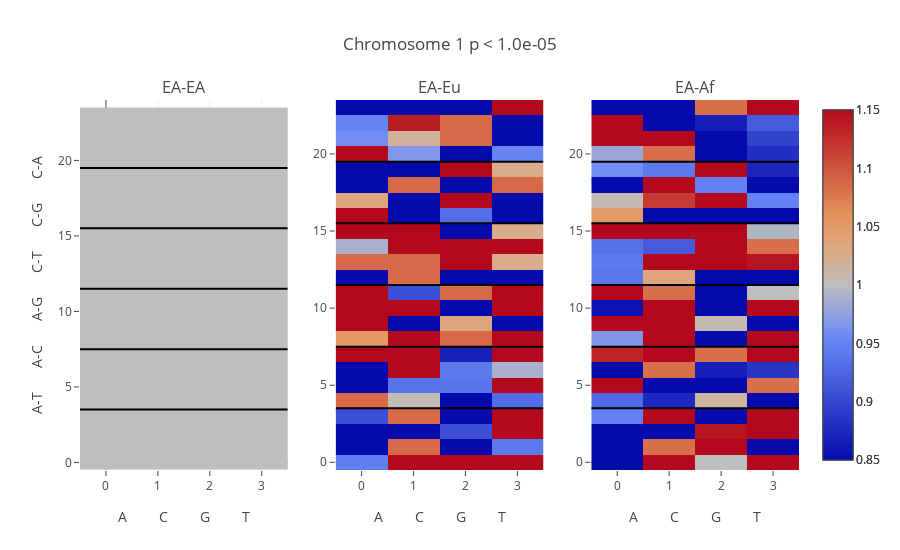

The notebook cell this image was saved under:
### Markdown cell above
## Plot

### Code cell
from plotly.subplots import make_subplots
from plotly import tools

titles= pop_pair_names

Ncols= 3
Nrows= int(len(titles) / float(Ncols)) + (len(titles) % Ncols > 0)

fig_subplots = tools.make_subplots(rows= Nrows, cols=Ncols,
                             subplot_titles=tuple(titles))

#####
for gp in range(len(titles)):

    pos1= int(float(gp) / Ncols) + 1
    pos2= gp - (pos1-1)*Ncols + 1

    title= titles[gp]
    
    ####
    sig_idx= gp
    fig = [go.Heatmap(
        z= [list(x) for x in ratio_grids[sig_idx]],
        zmin= 0.85,
        zmax= 1.15,
        text= labels,
        type = 'heatmap'
    )]

    sig_fig= significant_indices[sig_idx]


    if sum([len(x) for x in sig_fig]):

        fig.append(go.Scatter(x= [int(x) for x in sig_fig[0]], y= [int(x) for x in sig_fig[1]],
         mode='markers',line =dict(color='white',width=3),showlegend= False))
    
    for line in range(1,6):
        fig.append(go.Scatter(x= [-.5,3.5], y= [-.5 + 4 * line] * 2,
             mode='lines',line =dict(color='black',width=2),showlegend= False))
    
    ####

    for trace1 in fig:
        
        fig_subplots.append_trace(trace1, pos1, pos2)
    
    if pos2 == 1:
        fig_subplots.update_yaxes(range=[-.5, 24], row=pos1, col=pos2,
                                  title= 'A-T{}A-C{}A-G{}C-T{}C-G{}C-A'.format(*['\t'*6]*5))
    
    fig_subplots.update_xaxes(title= 'A{}C{}G{}T'.format(*['\t'*8]*3))


layout= go.Layout(
        xaxis=dict(range=[1.5, 4.5]),
        yaxis=dict(range=[1.5, 4.5])
)

fig= go.Figure(data=fig_subplots, layout=layout)
fig["layout"].update(yaxis=dict(range=[-.5,24]))
fig['layout'].update(height= Nrows * 550,width= 900)
fig['layout'].update(title= plot_title)
iplot(fig)

### Figure 1 — Plotly figure (JSON) as saved in the notebook; plotly's stock layout.template omitted (floating-point values rounded to 4 significant figures)
{"data": [{"text": [["AAA_T", "AAC_T", "AAG_T", "AAT_T"], ["CAA_T", "CAC_T", "CAG_T", "CAT_T"], ["GAA_T", "GAC_T", "GAG_T", "GAT_T"], ["TAA_T", "TAC_T", "TAG_T", "TAT_T"], ["AAA_C", "AAC_C", "AAG_C", "AAT_C"], ["CAA_C", "CAC_C", "CAG_C", "CAT_C"], ["GAA_C", "GAC_C", "GAG_C", "GAT_C"], ["TAA_C", "TAC_C", "TAG_C", "TAT_C"], ["AAA_G", "AAC_G", "AAG_G", "AAT_G"], ["CAA_G", "CAC_G", "CAG_G", "CAT_G"], ["GAA_G", "GAC_G", "GAG_G", "GAT_G"], ["TAA_G", "TAC_G", "TAG_G", "TAT_G"], ["ACA_T", "ACC_T", "ACG_T", "ACT_T"], ["CCA_T", "CCC_T", "CCG_T", "CCT_T"], ["GCA_T", "GCC_T", "GCG_T", "GCT_T"], ["TCA_T", "TCC_T", "TCG_T", "TCT_T"], ["ACA_G", "ACC_G", "ACG_G", "ACT_G"], ["CCA_G", "CCC_G", "CCG_G", "CCT_G"], ["GCA_G", "GCC_G", "GCG_G", "GCT_G"], ["TCA_G", "TCC_G", "TCG_G", "TCT_G"], ["ACA_A", "ACC_A", "ACG_A", "ACT_A"], ["CCA_A", "CCC_A", "CCG_A", "CCT_A"], ["GCA_A", "GCC_A", "GCG_A", "GCT_A"], ["TCA_A", "TCC_A", "TCG_A", "TCT_A"]], "type": "heatmap", "uid": "5c24c10b-dad3-477c-9156-dff2f345e848", "xaxis": "x", "yaxis": "y", "z": [[1, 1, 1, 1], [1, 1, 1, 1], [1, 1, 1, 1], [1, 1, 1, 1], [1, 1, 1, 1], [1, 1, 1, 1], [1, 1, 1, 1], [1, 1, 1, 1], [1, 1, 1, 1], [1, 1, 1, 1], [1, 1, 1, 1], [1, 1, 1, 1], [1, 1, 1, 1], [1, 1, 1, 1], [1, 1, 1, 1], [1, 1, 1, 1], [1, 1, 1, 1], [1, 1, 1, 1], [1, 1, 1, 1], [1, 1, 1, 1], [1, 1, 1, 1], [1, 1, 1, 1], [1, 1, 1, 1], [1, 1, 1, 1]], "zmax": 1.15, "zmin": 0.85}, {"line": {"color": "black", "width": 2}, "mode": "lines", "showlegend": false, "type": "scatter", "uid": "036e5b16-6290-4f13-a5af-a7c87f79d6cb", "x": [-0.5, 3.5], "xaxis": "x", "y": [3.5, 3.5], "yaxis": "y"}, {"line": {"color": "black", "width": 2}, "mode": "lines", "showlegend": false, "type": "scatter", "uid": "38788101-6d93-4461-b75f-01ebd598dbb2", "x": [-0.5, 3.5], "xaxis": "x", "y": [7.5, 7.5], "yaxis": "y"}, {"line": {"color": "black", "width": 2}, "mode": "lines", "showlegend": false, "type": "scatter", "uid": "576dd96b-c342-430c-b9d8-62fba3cc2582", "x": [-0.5, 3.5], "xaxis": "x", "y": [11.5, 11.5], "yaxis": "y"}, {"line": {"color": "black", "width": 2}, "mode": "lines", "showlegend": false, "type": "scatter", "uid": "2915c058-b5be-4202-a921-46a6e6d2fb6e", "x": [-0.5, 3.5], "xaxis": "x", "y": [15.5, 15.5], "yaxis": "y"}, {"line": {"color": "black", "width": 2}, "mode": "lines", "showlegend": false, "type": "scatter", "uid": "ba7ee904-fa3a-4489-a42d-bad305f91af7", "x": [-0.5, 3.5], "xaxis": "x", "y": [19.5, 19.5], "yaxis": "y"}, {"text": [["AAA_T", "AAC_T", "AAG_T", "AAT_T"], ["CAA_T", "CAC_T", "CAG_T", "CAT_T"], ["GAA_T", "GAC_T", "GAG_T", "GAT_T"], ["TAA_T", "TAC_T", "TAG_T", "TAT_T"], ["AAA_C", "AAC_C", "AAG_C", "AAT_C"], ["CAA_C", "CAC_C", "CAG_C", "CAT_C"], ["GAA_C", "GAC_C", "GAG_C", "GAT_C"], ["TAA_C", "TAC_C", "TAG_C", "TAT_C"], ["AAA_G", "AAC_G", "AAG_G", "AAT_G"], ["CAA_G", "CAC_G", "CAG_G", "CAT_G"], ["GAA_G", "GAC_G", "GAG_G", "GAT_G"], ["TAA_G", "TAC_G", "TAG_G", "TAT_G"], ["ACA_T", "ACC_T", "ACG_T", "ACT_T"], ["CCA_T", "CCC_T", "CCG_T", "CCT_T"], ["GCA_T", "GCC_T", "GCG_T", "GCT_T"], ["TCA_T", "TCC_T", "TCG_T", "TCT_T"], ["ACA_G", "ACC_G", "ACG_G", "ACT_G"], ["CCA_G", "CCC_G", "CCG_G", "CCT_G"], ["GCA_G", "GCC_G", "GCG_G", "GCT_G"], ["TCA_G", "TCC_G", "TCG_G", "TCT_G"], ["ACA_A", "ACC_A", "ACG_A", "ACT_A"], ["CCA_A", "CCC_A", "CCG_A", "CCT_A"], ["GCA_A", "GCC_A", "GCG_A", "GCT_A"], ["TCA_A", "TCC_A", "TCG_A", "TCT_A"]], "type": "heatmap", "uid": "bd6a3699-9a69-4822-8be3-3f890d665c4d", "xaxis": "x2", "yaxis": "y2", "z": [[0.9467, 1.449, 1.254, 1.398], [0.8152, 1.087, 0.8152, 0.9421], [0.6423, 0.5435, 0.9058, 1.63], [0.9058, 1.087, 0.7764, 1.449], [1.087, 1.003, 0.6794, 0.9317], [0.6341, 0.9388, 0.9388, 1.242], [0.77, 2.053, 0.9421, 0.9882], [1.581, 1.902, 0.8696, 1.708], [1.053, 1.329, 1.087, 1.522], [1.254, 0.7673, 1.035, 0.4941], [1.268, 2.391, 0.7764, 1.812], [1.413, 0.9058, 1.087, 1.254], [0.5797, 1.087, 0.6794, 0.6988], [1.087, 1.087, 1.449, 1.027], [0.9882, 1.421, 1.739, 1.178], [1.413, 1.268, 0.7247, 1.027], [1.223, 0.6689, 0.9317, 0.6522], [1.035, 0.8152, 2.174, 0.7609], [0.8282, 1.087, 0.5435, 1.087], [0.6689, 0.8009, 2.174, 1.027], [1.191, 0.9662, 0.6039, 0.9511], [0.9591, 1.019, 1.087, 0.7943], [0.9511, 1.136, 1.087, 0.8361], [0.6211, 0.5755, 0.7247, 1.545]], "zmax": 1.15, "zmin": 0.85}, {"line": {"color": "black", "width": 2}, "mode": "lines", "showlegend": false, "type": "scatter", "uid": "16c36723-145a-48a0-a09c-4ec272193740", "x": [-0.5, 3.5], "xaxis": "x2", "y": [3.5, 3.5], "yaxis": "y2"}, {"line": {"color": "black", "width": 2}, "mode": "lines", "showlegend": false, "type": "scatter", "uid": "db2e39e8-0e06-4f6e-98b9-60d495b6be1f", "x": [-0.5, 3.5], "xaxis": "x2", "y": [7.5, 7.5], "yaxis": "y2"}, {"line": {"color": "black", "width": 2}, "mode": "lines", "showlegend": false, "type": "scatter", "uid": "00ed79cd-dbfd-4ace-98d9-8a66055bdb6f", "x": [-0.5, 3.5], "xaxis": "x2", "y": [11.5, 11.5], "yaxis": "y2"}, {"line": {"color": "black", "width": 2}, "mode": "lines", "showlegend": false, "type": "scatter", "uid": "7876743c-af49-4fff-8b94-0716618f40e4", "x": [-0.5, 3.5], "xaxis": "x2", "y": [15.5, 15.5], "yaxis": "y2"}, {"line": {"color": "black", "width": 2}, "mode": "lines", "showlegend": false, "type": "scatter", "uid": "0e21d76f-7617-4287-96af-2a56de346fea", "x": [-0.5, 3.5], "xaxis": "x2", "y": [19.5, 19.5], "yaxis": "y2"}, {"text": [["AAA_T", "AAC_T", "AAG_T", "AAT_T"], ["CAA_T", "CAC_T", "CAG_T", "CAT_T"], ["GAA_T", "GAC_T", "GAG_T", "GAT_T"], ["TAA_T", "TAC_T", "TAG_T", "TAT_T"], ["AAA_C", "AAC_C", "AAG_C", "AAT_C"], ["CAA_C", "CAC_C", "CAG_C", "CAT_C"], ["GAA_C", "GAC_C", "GAG_C", "GAT_C"], ["TAA_C", "TAC_C", "TAG_C", "TAT_C"], ["AAA_G", "AAC_G", "AAG_G", "AAT_G"], ["CAA_G", "CAC_G", "CAG_G", "CAT_G"], ["GAA_G", "GAC_G", "GAG_G", "GAT_G"], ["TAA_G", "TAC_G", "TAG_G", "TAT_G"], ["ACA_T", "ACC_T", "ACG_T", "ACT_T"], ["CCA_T", "CCC_T", "CCG_T", "CCT_T"], ["GCA_T", "GCC_T", "GCG_T", "GCT_T"], ["TCA_T", "TCC_T", "TCG_T", "TCT_T"], ["ACA_G", "ACC_G", "ACG_G", "ACT_G"], ["CCA_G", "CCC_G", "CCG_G", "CCT_G"], ["GCA_G", "GCC_G", "GCG_G", "GCT_G"], ["TCA_G", "TCC_G", "TCG_G", "TCT_G"], ["ACA_A", "ACC_A", "ACG_A", "ACT_A"], ["CCA_A", "CCC_A", "CCG_A", "CCT_A"], ["GCA_A", "GCC_A", "GCG_A", "GCT_A"], ["TCA_A", "TCC_A", "TCG_A", "TCT_A"]], "type": "heatmap", "uid": "f19b964f-6db2-4007-9786-a4a81f8fb6b0", "xaxis": "x3", "yaxis": "y3", "z": [[0.8213, 1.746, 1.0, 1.47], [0.8126, 1.083, 1.219, 0.7584], [0.7141, 0.7223, 1.144, 1.174], [0.948, 1.806, 0.8513, 1.399], [0.9287, 0.8751, 1.016, 0.7739], [1.445, 0.7141, 0.788, 1.083], [0.6997, 1.083, 0.8668, 0.8865], [1.133, 1.625, 1.083, 1.78], [0.965, 1.565, 0.8513, 1.734], [1.5, 1.211, 1.006, 0.7634], [0.8577, 1.734, 0.7481, 1.806], [1.354, 1.083, 0.7223, 1.0], [0.939, 1.034, 0.6095, 0.8126], [0.9421, 1.324, 2.167, 1.144], [0.9357, 0.9168, 1.3, 1.083], [2.221, 1.445, 1.264, 0.9932], [1.05, 0.5834, 0.5417, 0.623], [1.006, 1.117, 2.709, 0.948], [0.6449, 1.292, 0.948, 0.7967], [0.9585, 0.9409, 3.792, 0.8728], [0.9803, 1.083, 0.2408, 0.8803], [1.179, 1.151, 0.7584, 0.8959], [1.151, 0.8372, 0.8668, 0.9168], [0.7223, 0.7967, 1.083, 1.369]], "zmax": 1.15, "zmin": 0.85}, {"line": {"color": "black", "width": 2}, "mode": "lines", "showlegend": false, "type": "scatter", "uid": "32830a81-ffda-4bf4-ba21-2464b66a89aa", "x": [-0.5, 3.5], "xaxis": "x3", "y": [3.5, 3.5], "yaxis": "y3"}, {"line": {"color": "black", "width": 2}, "mode": "lines", "showlegend": false, "type": "scatter", "uid": "d63662ee-2e7d-4ff1-bc6f-bed5082d729b", "x": [-0.5, 3.5], "xaxis": "x3", "y": [7.5, 7.5], "yaxis": "y3"}, {"line": {"color": "black", "width": 2}, "mode": "lines", "showlegend": false, "type": "scatter", "uid": "8f3e4174-8bb1-4c63-b507-f03a70b11214", "x": [-0.5, 3.5], "xaxis": "x3", "y": [11.5, 11.5], "yaxis": "y3"}, {"line": {"color": "black", "width": 2}, "mode": "lines", "showlegend": false, "type": "scatter", "uid": "c2c7dd77-d230-4a5e-9821-22d33bd7cede", "x": [-0.5, 3.5], "xaxis": "x3", "y": [15.5, 15.5], "yaxis": "y3"}, {"line": {"color": "black", "width": 2}, "mode": "lines", "showlegend": false, "type": "scatter", "uid": "e090f654-1ae5-454f-82cf-717eb89bc8f0", "x": [-0.5, 3.5], "xaxis": "x3", "y": [19.5, 19.5], "yaxis": "y3"}], "layout": {"annotations": [{"font": {"size": 16}, "showarrow": false, "text": "EA-EA", "x": 0.1444, "xanchor": "center", "xref": "paper", "y": 1, "yanchor": "bottom", "yref": "paper"}, {"font": {"size": 16}, "showarrow": false, "text": "EA-Eu", "x": 0.5, "xanchor": "center", "xref": "paper", "y": 1, "yanchor": "bottom", "yref": "paper"}, {"font": {"size": 16}, "showarrow": false, "text": "EA-Af", "x": 0.8556, "xanchor": "center", "xref": "paper", "y": 1, "yanchor": "bottom", "yref": "paper"}], "height": 550, "title": {"text": " Chromosome 1 p < 1.0e-05"}, "width": 900, "xaxis": {"anchor": "y", "domain": [0, 0.2889], "title": {"text": "A\t\t\t\t\t\t\t\tC\t\t\t\t\t\t\t\tG\t\t\t\t\t\t\t\tT"}}, "xaxis2": {"anchor": "y2", "domain": [0.3556, 0.6444], "title": {"text": "A\t\t\t\t\t\t\t\tC\t\t\t\t\t\t\t\tG\t\t\t\t\t\t\t\tT"}}, "xaxis3": {"anchor": "y3", "domain": [0.7111, 1], "title": {"text": "A\t\t\t\t\t\t\t\tC\t\t\t\t\t\t\t\tG\t\t\t\t\t\t\t\tT"}}, "yaxis": {"anchor": "x", "domain": [0, 1], "range": [-0.5, 24], "title": {"text": "A-T\t\t\t\t\t\tA-C\t\t\t\t\t\tA-G\t\t\t\t\t\tC-T\t\t\t\t\t\tC-G\t\t\t\t\t\tC-A"}}, "yaxis2": {"anchor": "x2", "domain": [0, 1]}, "yaxis3": {"anchor": "x3", "domain": [0, 1]}}}
